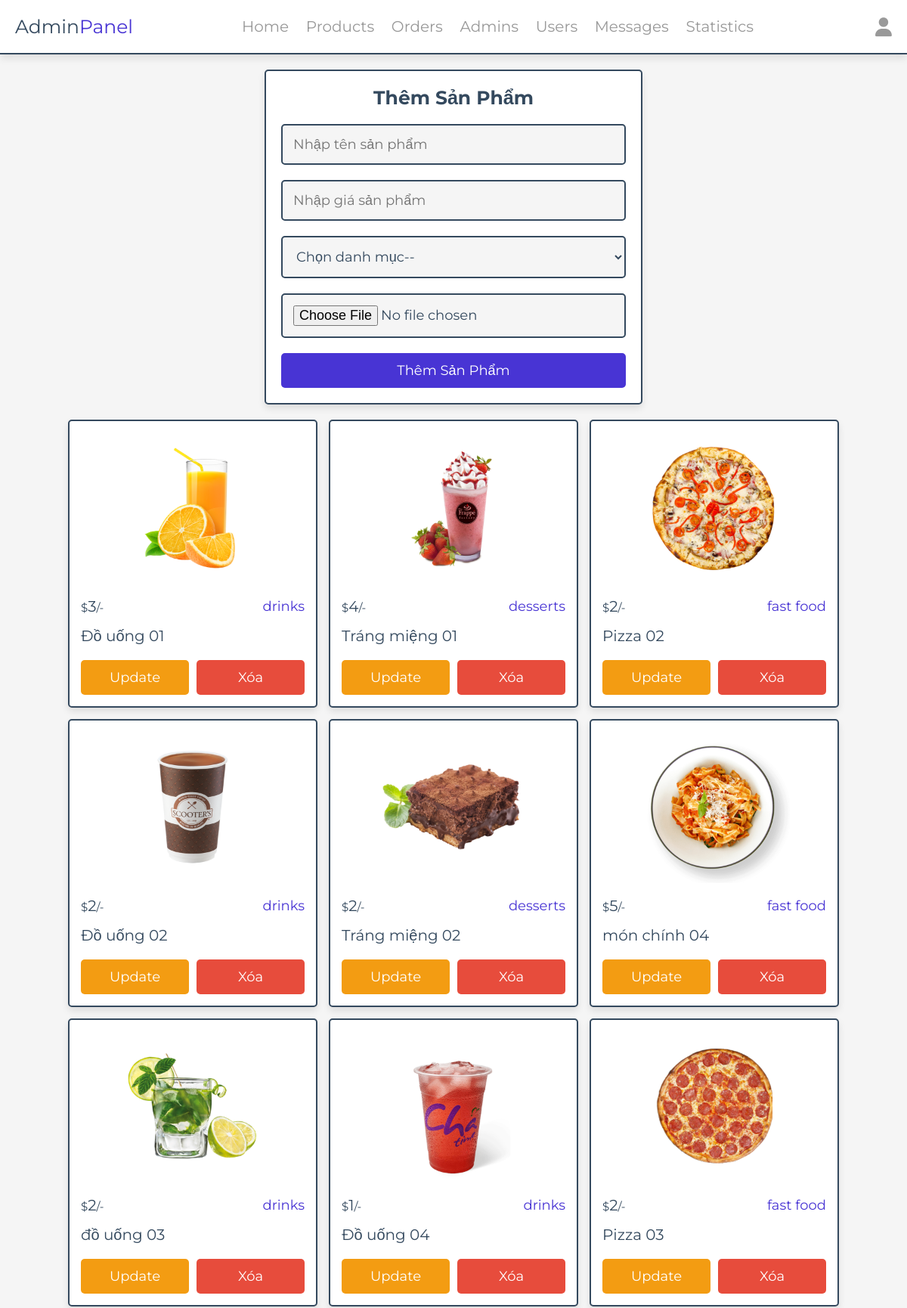
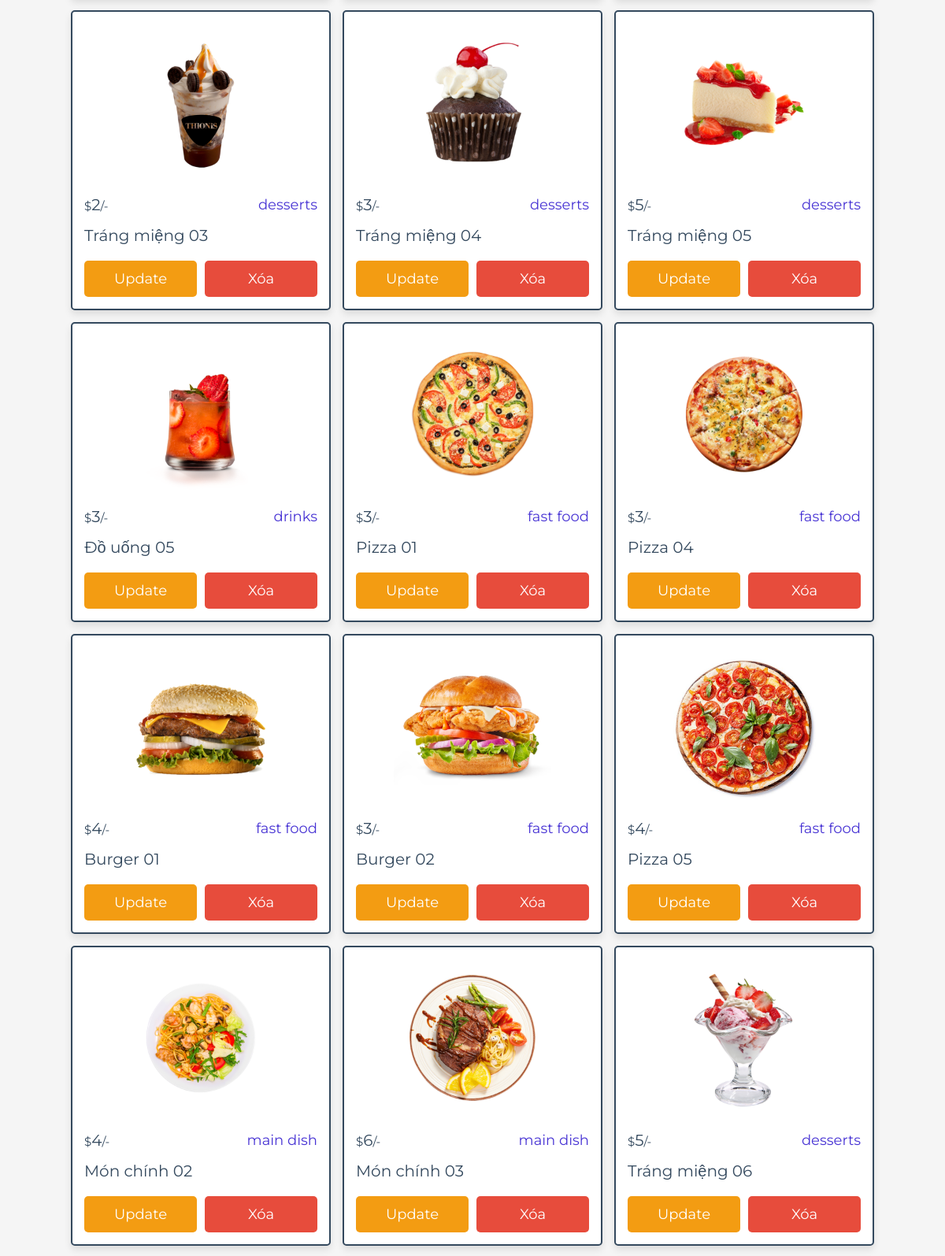
The app's page /admin/products.php (signed in, upper part) with its own data (2 pictures, top to bottom).
### tables this page shows
CREATE TABLE `products` (
  `id` int(100) NOT NULL,
  `name` varchar(100) NOT NULL,
  `category` varchar(100) NOT NULL,
  `price` int(10) NOT NULL,
  `image` varchar(100) NOT NULL
);

### admin/products.php (the view, shortened to what this page needs)
<?php
include '../components/connect.php';
?>
<!DOCTYPE html>
<html lang="en">
<head>
   <link rel="stylesheet" href="https://cdnjs.cloudflare.com/ajax/libs/font-awesome/6.1.1/css/all.min.css">
   <link rel="stylesheet" href="../css/admin_style.css">
</head>
<body>
<?php include '../components/admin_header.php' ?>
<section class="add-products">
   <form action="" method="POST" enctype="multipart/form-data">
      <h3>Thêm sản phẩm</h3>
      <input type="text" required placeholder="Nhập tên sản phẩm" name="name" maxlength="100" class="box">
      <input type="number" min="0" max="9999999999" required placeholder="Nhập giá sản phẩm" name="price" onkeypress="if(this.value.length == 10) return false;" class="box">
      <select name="category" class="box" required>
         <option value="" disabled selected>Chọn danh mục--</option>
      </select>
      <input type="file" name="image" class="box" accept="image/jpg, image/jpeg, image/png, image/webp" required>
      <input type="submit" value="Thêm sản phẩm" name="add_product" class="btn">
   </form>
</section>
<section class="show-products" style="padding-top: 0;">
   <div class="box-container">
   <?php
      $show_products = $conn->prepare("SELECT * FROM `products`");
      $show_products->execute();
      if($show_products->rowCount() > 0){
         while($fetch_products = $show_products->fetch(PDO::FETCH_ASSOC)){
   ?>
   <div class="box">
      <img src="../uploaded_img/<?= $fetch_products['image']; ?>" alt="">
      <div class="flex">
         <div class="price"><span>$</span><?= $fetch_products['price']; ?><span>/-</span></div>
         <div class="category"><?= $fetch_products['category']; ?></div>
      </div>
      <div class="name"><?= $fetch_products['name']; ?></div>
      <div class="flex-btn">
         <a href="update_product.php?update=<?= $fetch_products['id']; ?>" class="option-btn">update</a>
         <a href="products.php?delete=<?= $fetch_products['id']; ?>" class="delete-btn" onclick="return confirm('Bạn muốn xóa sản phẩm này?');">Xóa</a>
      </div>
   </div>
   <?php
         }
      }else{
         echo '<p class="empty">Chưa có sản phẩm nào được thêm vào!</p>';
      }
   ?>
   </div>
</section>
</body>
</html>

### css/admin_style.css (style rules this page uses)
:root { --main-color:#4834d4; --red:#e74c3c; --orange:#f39c12; --black:#34495e; --white:#fff; --light-bg:#f5f5f5; --light-color:#999; --border:.2rem solid var(--black); --box-shadow:0 .5rem 1rem rgba(0,0,0,.1); }
* { font-family: 'Montserrat', sans-serif; margin:0; padding:0; box-sizing: border-box; text-decoration: none; outline: none; border:none; }
html { font-size: 62.5%; overflow-x: hidden; }
body { background-color: var(--light-bg); }
section { max-width: 1200px; margin:0 auto; padding:2rem; }
.btn, .delete-btn, .option-btn { display: block; margin-top: 1rem; border-radius: .5rem; cursor: pointer; width: 100%; font-size: 1.8rem; color:var(--white); padding:1.2rem 3rem; text-transform: capitalize; text-align: center; }
.btn { background-color: var(--main-color); }
.delete-btn { background-color: var(--red); }
.option-btn { background-color: var(--orange); }
.flex-btn { display: flex; gap:1rem; }
.add-products form { margin:0 auto; max-width: 50rem; background-color: var(--white); border-radius: .5rem; box-shadow: var(--box-shadow); border:var(--border); padding:2rem; text-align: center; }
.add-products form h3 { margin-bottom: 1rem; font-size: 2.5rem; color:var(--black); text-transform: capitalize; }
.add-products form .box { background-color: var(--light-bg); border:var(--border); width: 100%; padding:1.4rem; font-size: 1.8rem; color:var(--black); border-radius: .5rem; margin: 1rem 0; }
.show-products .box-container { display: grid; grid-template-columns: repeat(auto-fit, 33rem); gap:1.5rem; justify-content: center; align-items: flex-start; }
.show-products .box-container .box { background-color: var(--white); border-radius: .5rem; box-shadow: var(--box-shadow); border:var(--border); padding:1.5rem; }
.show-products .box-container .box img { width: 100%; height: 20rem; object-fit: contain; margin-bottom: 1rem; }
.show-products .box-container .box .name { font-size: 2rem; color:var(--black); padding:1rem 0; }
.show-products .box-container .box .flex { display: flex; align-items: center; gap:1rem; justify-content: space-between; }
.show-products .box-container .box .flex .category { font-size: 1.8rem; color:var(--main-color); }
.show-products .box-container .box .flex .price { font-size: 2rem; color:var(--black); margin:.5rem 0; }
.show-products .box-container .box .flex .price span { font-size: 1.5rem; }

### records on screen
products: image (picture), price "3", category "drinks", name "Đồ uống 01"
products: image (picture), price "4", category "desserts", name "Tráng miệng 01"
products: image (picture), price "2", category "fast food", name "Pizza 02"
products: image (picture), price "2", category "drinks", name "Đồ uống 02"
products: image (picture), price "2", category "desserts", name "Tráng miệng 02"
products: image (picture), price "5", category "fast food", name "món chính 04"
products: image (picture), price "2", category "drinks", name "đồ uống 03"
products: image (picture), price "1", category "drinks", name "Đồ uống 04"
products: image (picture), price "2", category "fast food", name "Pizza 03"
products: image (picture), price "2", category "desserts", name "Tráng miệng 03"
products: image (picture), price "3", category "desserts", name "Tráng miệng 04"
products: image (picture), price "5", category "desserts", name "Tráng miệng 05"
products: image (picture), price "3", category "drinks", name "Đồ uống 05"
products: image (picture), price "3", category "fast food", name "Pizza 01"
products: image (picture), price "3", category "fast food", name "Pizza 04"
products: image (picture), price "4", category "fast food", name "Burger 01"
products: image (picture), price "3", category "fast food", name "Burger 02"
products: image (picture), price "4", category "fast food", name "Pizza 05"
products: image (picture), price "4", category "main dish", name "Món chính 02"
products: image (picture), price "6", category "main dish", name "Món chính 03"
products: image (picture), price "5", category "desserts", name "Tráng miệng 06"
